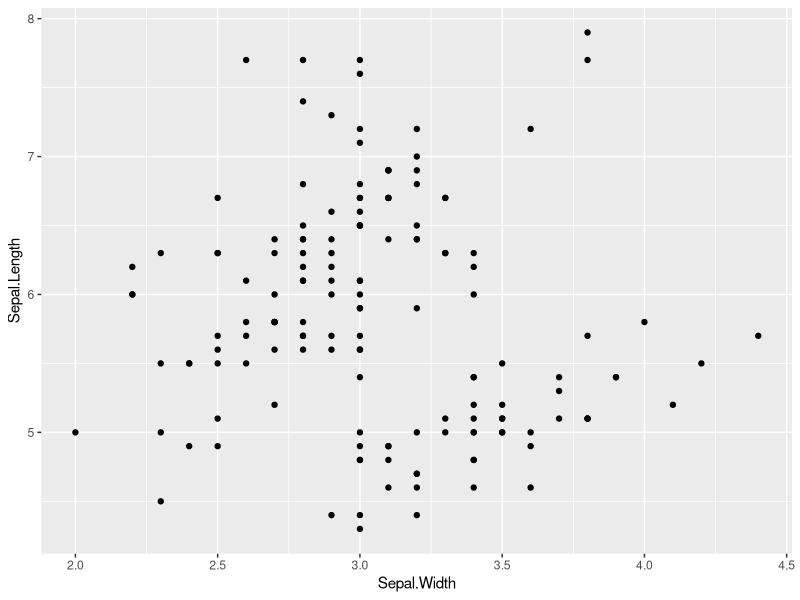
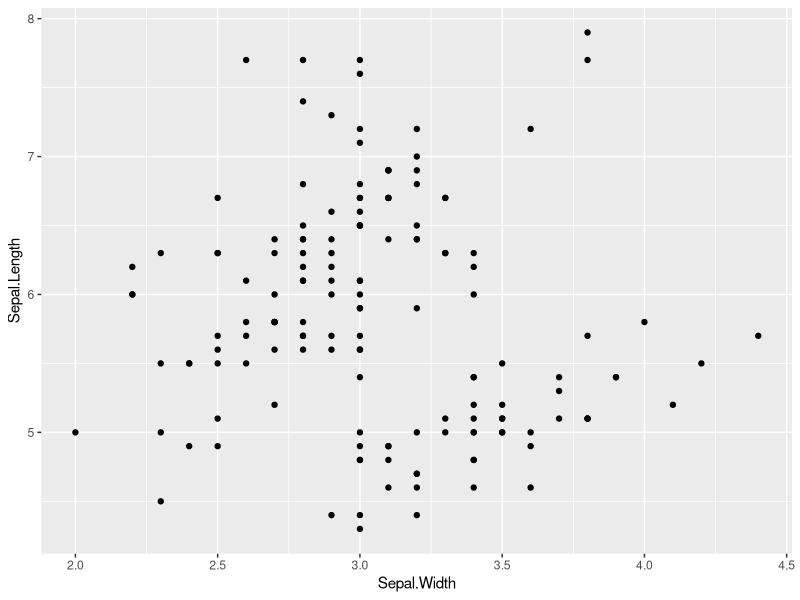
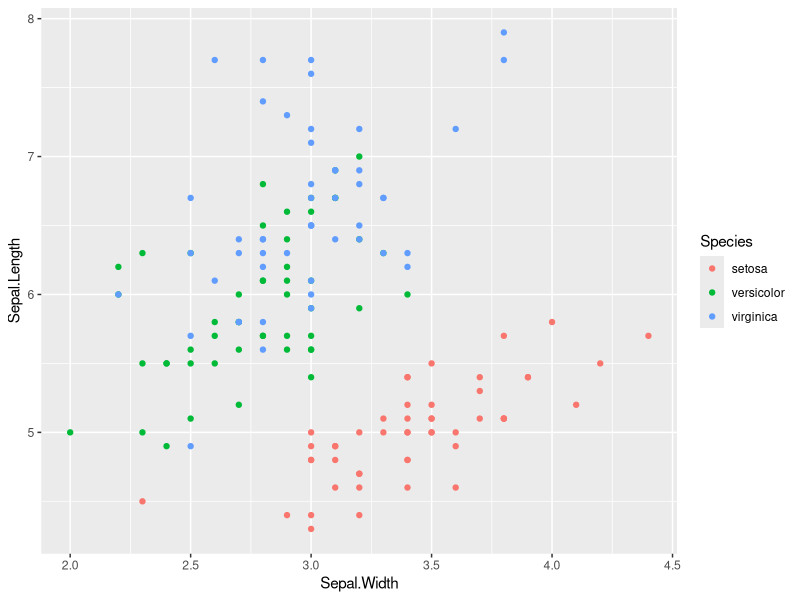
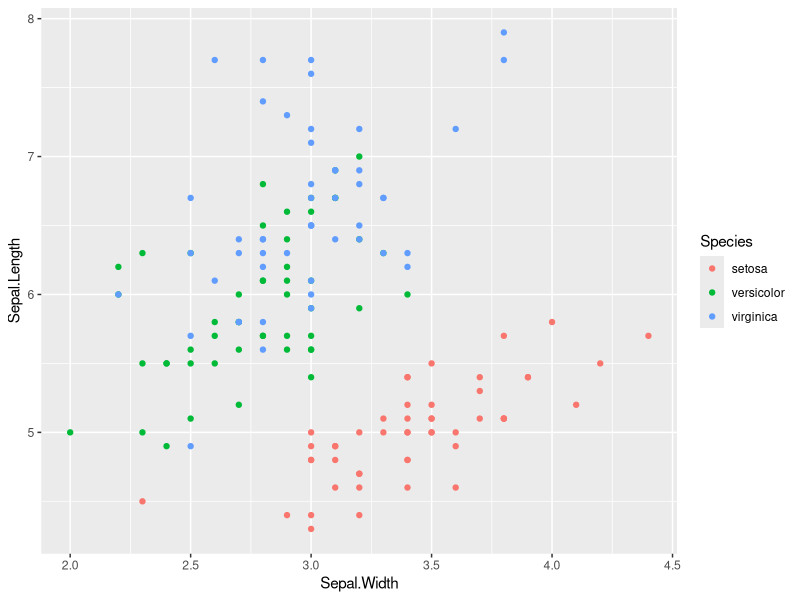
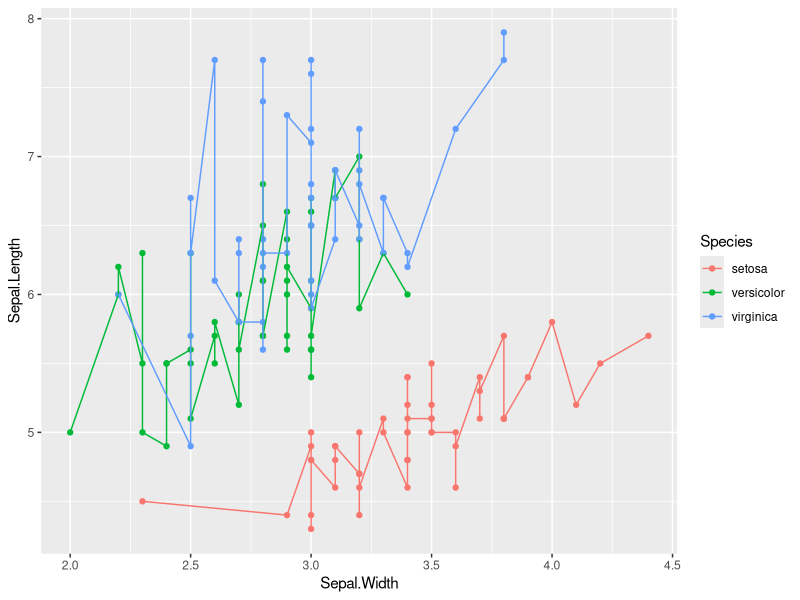
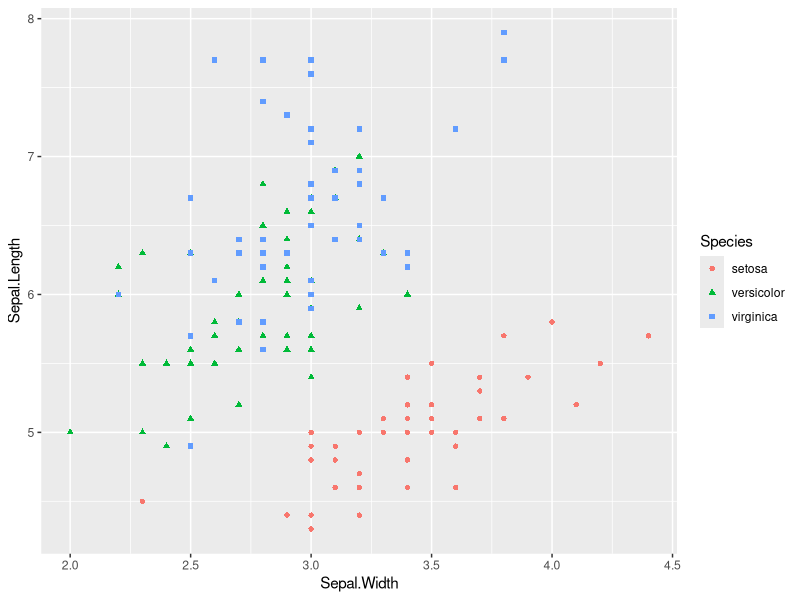
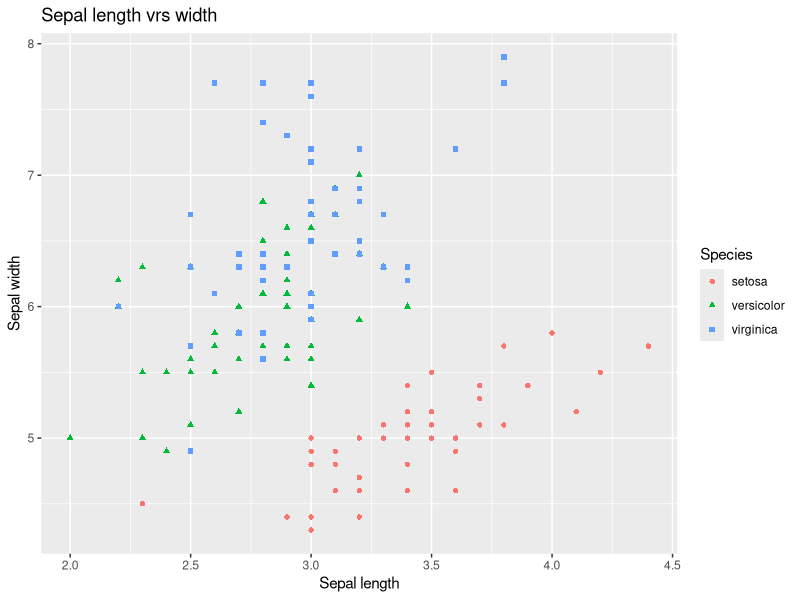
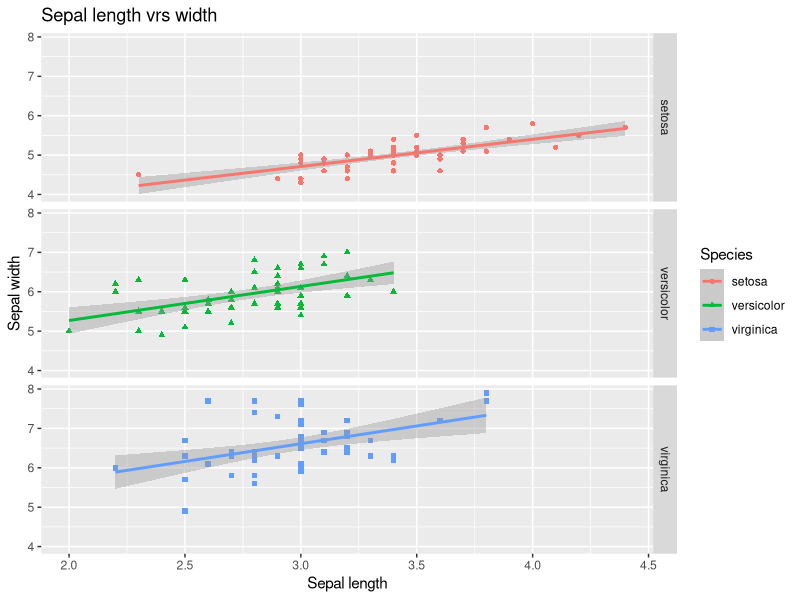

Write R code to recreate these figures, in order.
library(ggplot2)
iris
?ggplot()
#data, estetica+geometria
ggplot(data = iris, aes(x=Sepal.Width, y=Sepal.Length))+
  geom_point()

ggplot(data = iris)+
  geom_point(aes(x=Sepal.Width, y=Sepal.Length))

#data, estetica y color +geome tria
ggplot(data = iris, aes(x=Sepal.Width, y=Sepal.Length, colour=Species))+
  geom_point()

ggplot(data = iris)+
  geom_point(aes(x=Sepal.Width, y=Sepal.Length, colour=Species))

#utilizando gramatica
p<-ggplot(data = iris, aes(x=Sepal.Width, y=Sepal.Length, colour=Species))

p<-p + geom_point()
p<-p+geom_line()
p

#agregando estilo a la geometria
p<-ggplot(data = iris, aes(x=Sepal.Width, y=Sepal.Length, colour=Species))
p<-p+geom_point(aes(shape=Species))
p

#agregando etiquetas
p<-p + xlab("Sepal length")+
  ylab("Sepal width")+
  ggtitle("Sepal length vrs width")

p
#Otra forma
ggplot(data = iris, 
       aes(x=Sepal.Width, y=Sepal.Length, 
           colour=Species))+
  geom_point(aes(shape=Species)) + 
  xlab("Sepal length")+
  ylab("Sepal width")+
  ggtitle("Sepal length vrs width")+
  geom_smooth(method = "lm")+
  facet_grid(Species ~ .)



# ajustar una linea para simular una regresion lineal (suaviz<a una linea)
?geom_smooth
p<-p+geom_smooth(method = "lm")
p
#data,estetica+geometria+faceta
p<- p+facet_grid(. ~ Species)
p
p<- p+facet_grid(Species ~ .)